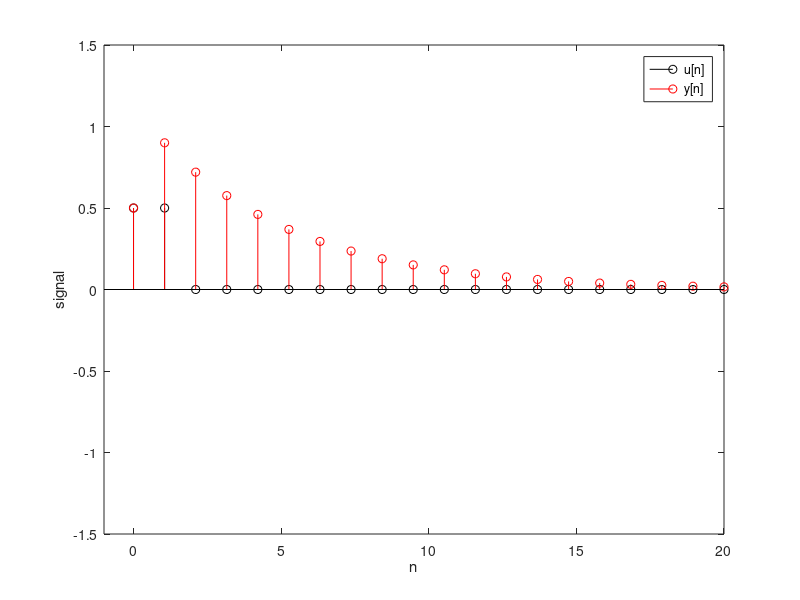

The MATLAB source for this figure:


x = zeros(1,20); x(1) = 1; u = zeros(1,20); y = zeros(1,20);
b0 = 0.5; b1 = 0.5;
K = length(x);
u(1) = b0*x(1); % First sample, assuming x(0) = 0
for k=2:K % Remaining samples
    u(k) = b0*x(k) + b1*x(k-1);
end


a1 = -0.8;
N = length(u);
y(1) = u(1);% First sample, assuming x(0) = 0
for n=2:N % remaining samples
    y(n) = u(n) - a1*y(n-1);
end



l = linspace(0,20,20);
figure(1);
clf; hold on;
stem(l,u,'ko');
stem(l,y,'ro');
axis([-1 20 -1.5 1.5]);
box on;
xlabel('n'); ylabel('signal');
legend({'u[n]', 'y[n]'})